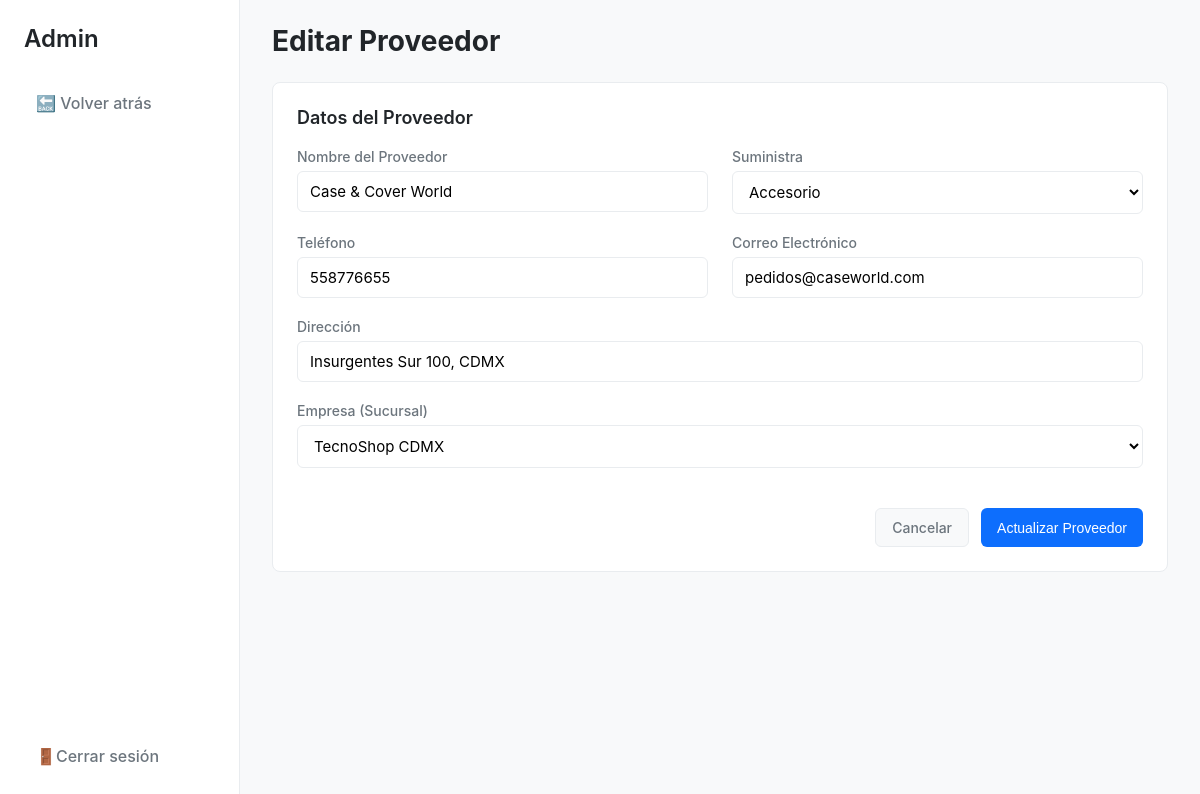
/admin/proveedor_editar.php?id=5 (signed in), run on the app's committed database.
### tables this page shows
CREATE TABLE `proveedor` (
  `id_proveedor` int(11) NOT NULL,
  `id_empresa` int(11) NOT NULL,
  `nombre` varchar(100) NOT NULL,
  `pieza_accesorio` varchar(100) NOT NULL,
  `telefono` int(10) NOT NULL,
  `correo` varchar(100) NOT NULL,
  `direccion` varchar(100) NOT NULL
);

CREATE TABLE `empresa` (
  `id_empresa` int(11) NOT NULL,
  `nombre_empresa` varchar(100) NOT NULL,
  `telefono` varchar(15) NOT NULL,
  `correo` varchar(100) NOT NULL,
  `direccion` varchar(100) NOT NULL
);

### html/admin/proveedor_editar.php (the view, shortened to what this page needs)
<?php
require '../config/conexion.php';
$id = $_GET['id'] ?? 0;
$stmt_prov = $pdo->prepare("SELECT * FROM proveedor WHERE id_proveedor = ?");
$stmt_prov->execute([$id]);
$proveedor = $stmt_prov->fetch(PDO::FETCH_ASSOC);
$stmt_empresas = $pdo->query("SELECT id_empresa, nombre_empresa FROM empresa ORDER BY nombre_empresa");
$empresas = $stmt_empresas->fetchAll(PDO::FETCH_ASSOC);
$nombre = $proveedor['nombre'];
$telefono = $proveedor['telefono'];
$correo = $proveedor['correo'];
$direccion = $proveedor['direccion'];
$pieza_accesorio = $proveedor['pieza_accesorio'];
$id_empresa_sel = $proveedor['id_empresa'];
$titulo_pagina = 'Editar Proveedor';
$action_url = 'proveedor_guardar.php';
?>
<!DOCTYPE html>
<html lang="es">
<head>
</head>
<body>
    <aside class="sidebar">
        <div class="sidebar-header">Admin</div>
          <nav class="sidebar-nav">
            <ul>
                <li><a href="javascript:history.back()">🔙 Volver atrás</a></li>
            </ul>
        </nav>
        <div class="sidebar-footer">
            <a href="/controllers/logout.php"><span>🚪</span> Cerrar sesión</a>
        </div>
    </aside>
    <main class="main-content">
        <header class="main-header">
            <h1><?php echo $titulo_pagina; ?></h1>
        </header>
        <div class="card">
            <h2 class="card-header">Datos del Proveedor</h2>
            <form action="<?php echo $action_url; ?>" method="POST">
                <div class="form-grid">
                    <div class="form-group">
                        <label for="nombre">Nombre del Proveedor</label>
                        <input type="text" id="nombre" name="nombre" class="form-control" value="<?php echo htmlspecialchars($nombre); ?>" required>
                    </div>
                    <div class="form-group">
                        <label for="pieza_accesorio">Suministra</label>
                        <select id="pieza_accesorio" name="pieza_accesorio" class="form-control" required>
                            <option value="Accesorio" <?php echo ($pieza_accesorio == 'Accesorio') ? 'selected' : ''; ?>>Accesorio</option>
                        </select>
                    </div>
                    <div class="form-group">
                        <label for="telefono">Teléfono</label>
                        <input type="tel" id="telefono" name="telefono" class="form-control" value="<?php echo htmlspecialchars($telefono); ?>" required>
                    </div>
                    <div class="form-group">
                        <label for="correo">Correo Electrónico</label>
                        <input type="email" id="correo" name="correo" class="form-control" value="<?php echo htmlspecialchars($correo); ?>" required>
                    </div>
                    <div class="form-group form-col-span-2">
                        <label for="direccion">Dirección</label>
                        <input type="text" id="direccion" name="direccion" class="form-control" value="<?php echo htmlspecialchars($direccion); ?>" required>
                    </div>
                    <div class="form-group form-col-span-2">
                        <label for="id_empresa">Empresa (Sucursal)</label>
                        <select id="id_empresa" name="id_empresa" class="form-control" required>
                            <?php foreach ($empresas as $empresa): ?>
                                <option value="<?php echo $empresa['id_empresa']; ?>" <?php echo ($id_empresa_sel == $empresa['id_empresa']) ? 'selected' : ''; ?>>
                                    <?php echo htmlspecialchars($empresa['nombre_empresa']); ?>
                                </option>
                            <?php endforeach; ?>
                        </select>
                    </div>
                    <div class="form-actions">
                        <a href="proveedores.php" class="btn btn-secondary">Cancelar</a>
                        <button type="submit" class="btn btn-primary">Actualizar Proveedor</button>
                    </div>
                </div>
            </form>
        </div>
    </main>
</body>
</html>

### html/admin/proveedor_editar.php (style rules this page uses)
:root { --color-primario: #0d6efd; --color-fondo: #f8f9fa; --color-blanco: #ffffff; --color-texto: #212529; --color-texto-secundario: #6c757d; --color-borde: #e9ecef; }
body { font-family: -apple-system, BlinkMacSystemFont, "Segoe UI", Roboto, "Helvetica Neue", Arial, sans-serif; margin: 0; background-color: var(--color-fondo); color: var(--color-texto); display: flex; }
.sidebar { width: 240px; background-color: var(--color-blanco); border-right: 1px solid var(--color-borde); height: 100vh; display: flex; flex-direction: column; padding: 24px; box-sizing: border-box; position: fixed; left: 0; top: 0; }
.sidebar-header { font-size: 24px; font-weight: 600; margin-bottom: 30px; }
.sidebar-nav { flex-grow: 1; }
.sidebar-nav ul { list-style: none; padding: 0; margin: 0; }
.sidebar-nav li { margin-bottom: 10px; }
.sidebar-nav a { text-decoration: none; color: var(--color-texto-secundario); font-weight: 500; display: flex; align-items: center; padding: 10px 12px; border-radius: 6px; transition: background-color 0.2s, color 0.2s; }
.sidebar-footer a { text-decoration: none; color: var(--color-texto-secundario); font-weight: 500; display: flex; align-items: center; padding: 10px 12px; }
.main-content { margin-left: 240px; flex-grow: 1; padding: 24px 32px; }
.main-header h1 { font-size: 28px; margin: 0; margin-bottom: 24px; }
.card { background-color: var(--color-blanco); border: 1px solid var(--color-borde); border-radius: 8px; padding: 24px; }
.card-header { font-size: 18px; font-weight: 600; margin: 0 0 20px 0; }
.form-grid { display: grid; grid-template-columns: 1fr 1fr; gap: 20px 24px; }
.form-col-span-2 { grid-column: span 2; }
.form-group { display: flex; flex-direction: column; }
.form-group label { display: block; font-weight: 500; color: var(--color-texto-secundario); margin-bottom: 6px; font-size: 14px; }
.form-control { width: 100%; padding: 10px 12px; border: 1px solid var(--color-borde); border-radius: 6px; font-size: 15px; box-sizing: border-box; transition: border-color 0.2s, box-shadow 0.2s; font-family: inherit; background-color: var(--color-blanco); }
.form-actions { grid-column: span 2; display: flex; justify-content: flex-end; gap: 12px; margin-top: 20px; }
.btn { border: none; padding: 10px 16px; border-radius: 6px; font-weight: 500; cursor: pointer; font-size: 14px; text-decoration: none; transition: background-color 0.2s, color 0.2s; }
.btn-primary { background-color: var(--color-primario); color: var(--color-blanco); }
.btn-secondary { background-color: var(--color-fondo); color: var(--color-texto-secundario); border: 1px solid var(--color-borde); }

### data on the page
proveedor: nombre "Case & Cover World", pieza_accesorio "Accesorio", telefono "558776655", correo "pedidos@caseworld.com", direccion "Insurgentes Sur 100, CDMX", id_empresa "TecnoShop CDMX"

### other printed values
$titulo_pagina "Editar Proveedor"
